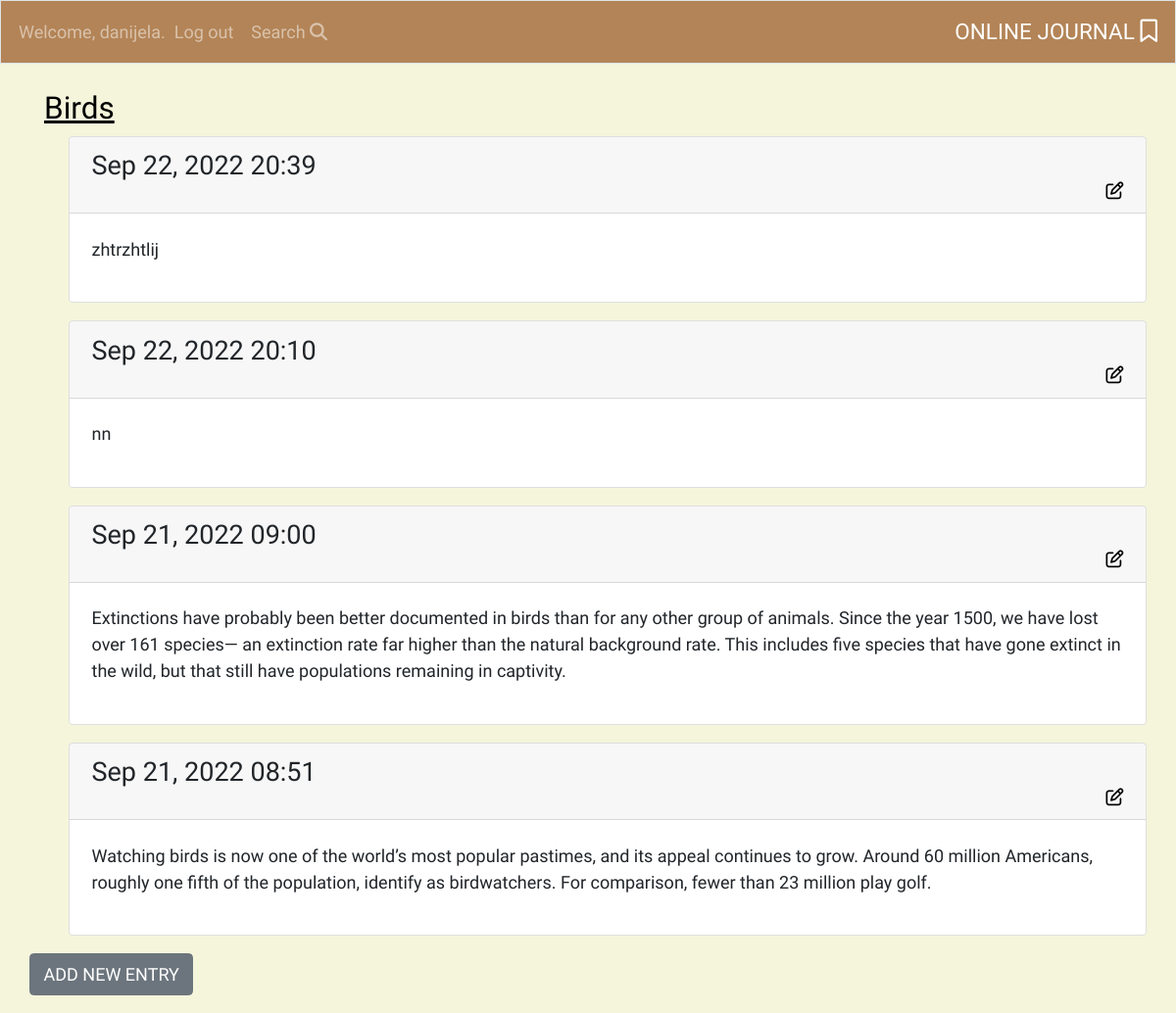
The app's page /topics/1 (signed in), older data.
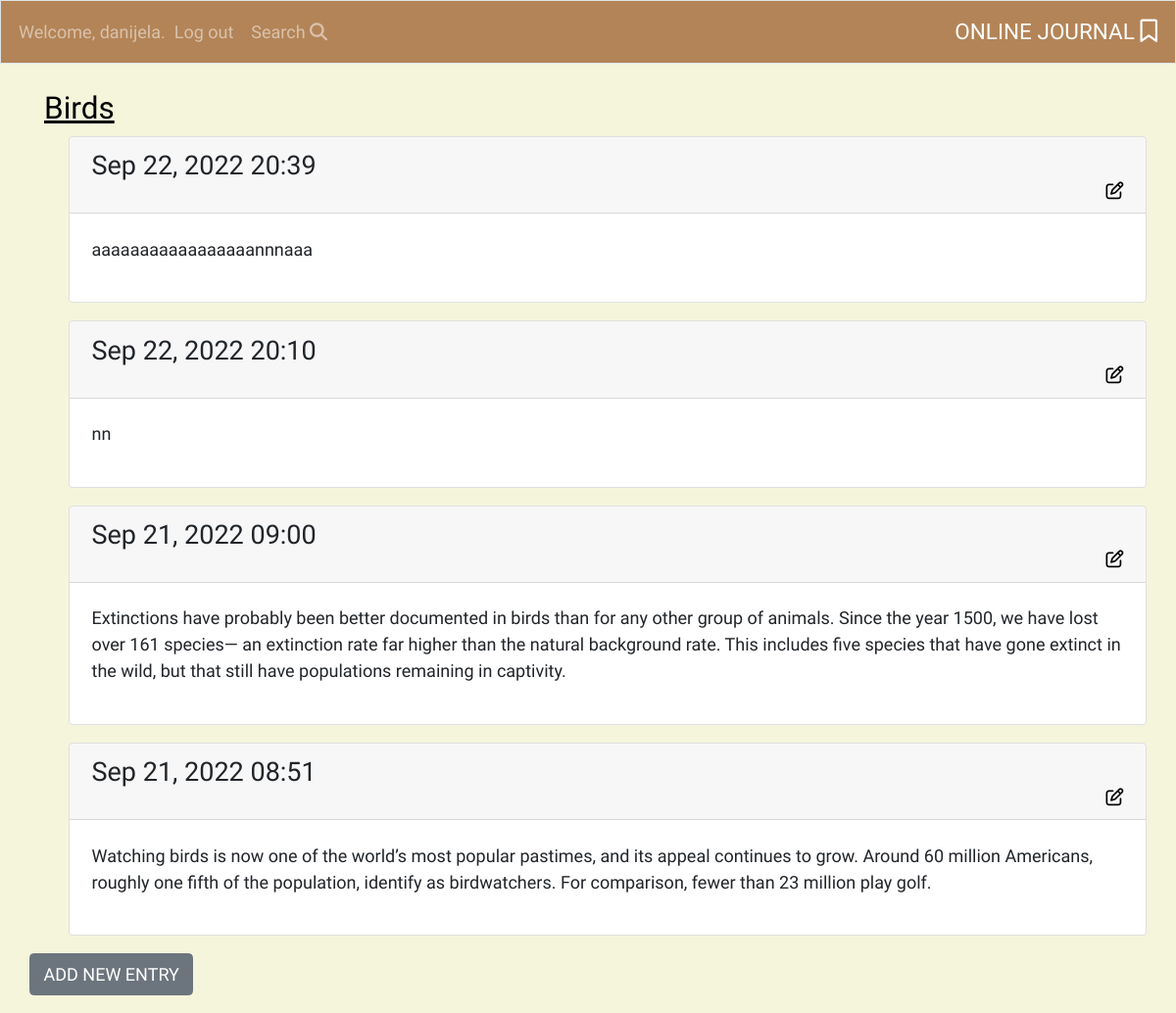
The same page, newer data.
### learning_logs/models.py (models this page shows, shortened)
class Entry(models.Model):
    topic = models.ForeignKey(Topic, on_delete=models.CASCADE)
    text = models.TextField()
    date_added = models.DateTimeField(auto_now_add=True)

### learning_logs/views.py (the view)
# urls.py: path('topics/<int:topic_id>', views.topic, name='topic'),
@login_required
def topic(request, topic_id):
    topic = get_object_or_404(Topic, id=topic_id)
    entries = topic.entry_set.order_by('-date_added')
    context = {'topic': topic, 'entries': entries}
    return render(request, 'learning_logs/topic.html', context)

### learning_logs/models.py (called while the page is built)
    def __str__(self):
        return self.text

### learning_logs/templates/learning_logs/topic.html (shortened to what this page needs)
{% extends 'learning_logs/base.html' %}
{% block page_header %}
<h3 class="topic-on-hand">{{ topic }}</h3>
{% endblock page_header %}
{% block content %}
<ul>
  {% for entry in entries %}
  <div class="card mb-3">
    <h4 class="card-header">
      {{ entry.date_added|date:'M d, Y H:i' }}
      <small><a href="{% url 'learning_logs:edit_entry' entry.id %}">
          <i class="fa-regular fa-pen-to-square edit"></i></a></small>
    </h4>
    <div class="card-body">
      {{ entry.text|linebreaks }}
    </div>
  </div>
  {% empty %}
  <p>There are currently no entries.</p>
  {% endfor %}
</ul>
<p>
  <a class="new-entry btn btn-secondary" href="{% url 'learning_logs:new_entry' topic.id %}" role="button">Add new
    entry</a>
</p>
{% endblock content %}

Row changes from the older to the newer data that the page shows:
changed Entry: text "zhtrzhtlij" → "aaaaaaaaaaaaaaaaannnaaa"
